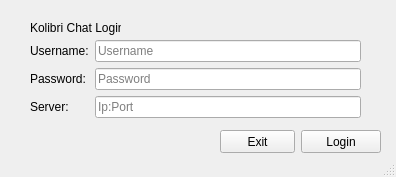
<?xml version="1.0" encoding="UTF-8"?>
<ui version="4.0">
 <class>LoginWindow</class>
 <widget class="QMainWindow" name="LoginWindow">
  <property name="geometry">
   <rect>
    <x>0</x>
    <y>0</y>
    <width>396</width>
    <height>177</height>
   </rect>
  </property>
  <property name="windowTitle">
   <string>KolibriLogin</string>
  </property>
  <property name="locale">
   <locale language="English" country="UnitedKingdom"/>
  </property>
  <widget class="QWidget" name="centralwidget">
   <widget class="QWidget" name="formLayoutWidget">
    <property name="geometry">
     <rect>
      <x>30</x>
      <y>40</y>
      <width>331</width>
      <height>81</height>
     </rect>
    </property>
    <layout class="QFormLayout" name="formLayout">
     <property name="fieldGrowthPolicy">
      <enum>QFormLayout::AllNonFixedFieldsGrow</enum>
     </property>
     <item row="0" column="0">
      <widget class="QLabel" name="lbl_username">
       <property name="text">
        <string>Username:</string>
       </property>
      </widget>
     </item>
     <item row="0" column="1">
      <widget class="QLineEdit" name="txt_username">
       <property name="placeholderText">
        <string>Username</string>
       </property>
      </widget>
     </item>
     <item row="1" column="0">
      <widget class="QLabel" name="lbl_password">
       <property name="text">
        <string>Password:</string>
       </property>
      </widget>
     </item>
     <item row="1" column="1">
      <widget class="QLineEdit" name="txt_password">
       <property name="echoMode">
        <enum>QLineEdit::Password</enum>
       </property>
       <property name="placeholderText">
        <string>Password</string>
       </property>
      </widget>
     </item>
     <item row="2" column="0">
      <widget class="QLabel" name="lbl_serverip_port">
       <property name="text">
        <string>Server:</string>
       </property>
      </widget>
     </item>
     <item row="2" column="1">
      <widget class="QLineEdit" name="txt_serverip_port">
       <property name="placeholderText">
        <string>Ip:Port</string>
       </property>
      </widget>
     </item>
    </layout>
   </widget>
   <widget class="QPushButton" name="bt_login">
    <property name="geometry">
     <rect>
      <x>301</x>
      <y>130</y>
      <width>80</width>
      <height>23</height>
     </rect>
    </property>
    <property name="text">
     <string>Login</string>
    </property>
   </widget>
   <widget class="QLabel" name="lbl_name">
    <property name="geometry">
     <rect>
      <x>30</x>
      <y>20</y>
      <width>91</width>
      <height>16</height>
     </rect>
    </property>
    <property name="text">
     <string>Kolibri Chat Login</string>
    </property>
   </widget>
   <widget class="QPushButton" name="bt_close">
    <property name="geometry">
     <rect>
      <x>220</x>
      <y>130</y>
      <width>75</width>
      <height>23</height>
     </rect>
    </property>
    <property name="text">
     <string>Exit</string>
    </property>
   </widget>
  </widget>
  <widget class="QStatusBar" name="statusbar"/>
 </widget>
 <resources>
 </resources>
 <connections/>
</ui>
